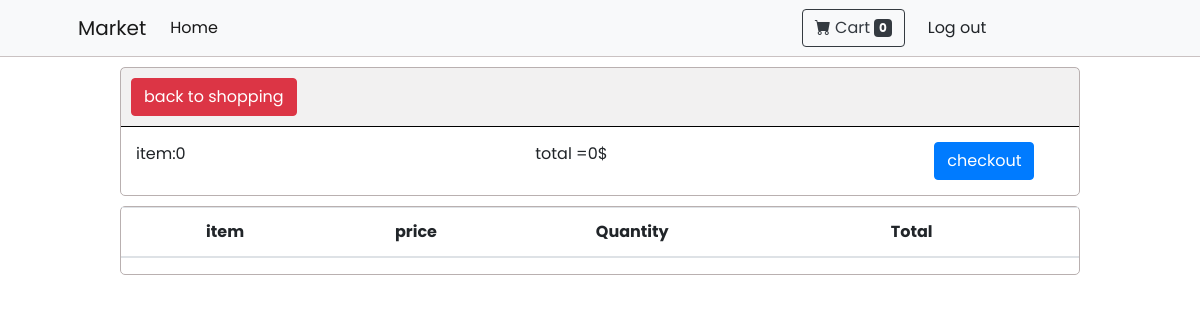
The page /cart/ (signed in) on the database as committed earlier.
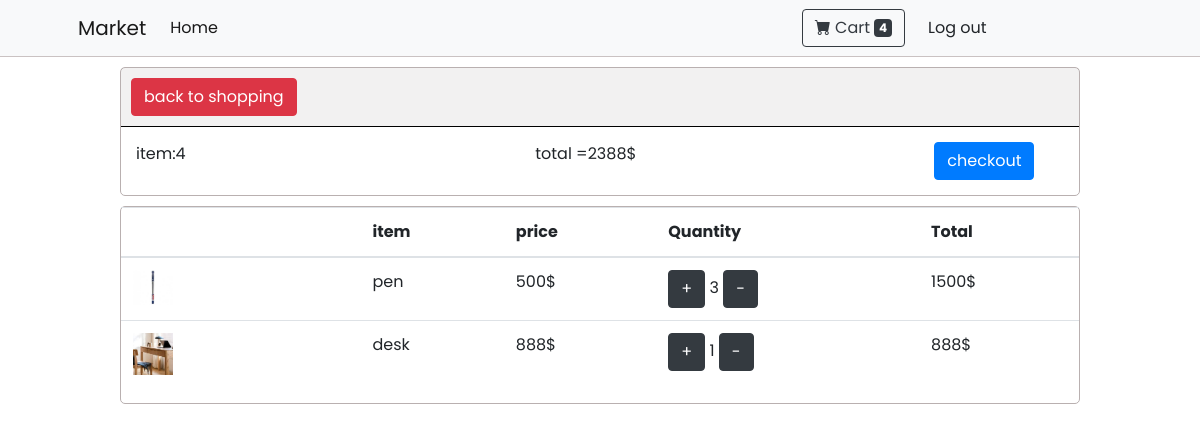
The same page on the database as committed later.
### market/models.py (models this page shows, shortened)
class Cart(models.Model):
    customer=models.OneToOneField(Customer, null=True,blank=True, on_delete=models.CASCADE)
    date_order=models.DateTimeField(auto_now_add=True)
    complete=models.BooleanField(default=False, null=True)
    @property
    def get_total_cart(self):
        orderitems=self.orderitem_set.all()
        total=sum([item.get_total for item in orderitems])
        return total
    def get_item_cart(self):
        orderitems=self.orderitem_set.all()
        total=sum([item.quantity for item in orderitems])
        return total

class OrderItem(models.Model):
    item=models.ForeignKey(Item, null=True, blank=True, on_delete=models.SET_NULL)
    order=models.ForeignKey(Cart,null=True,blank=True,on_delete=models.SET_NULL )
    quantity=models.IntegerField(default=0,null=True,blank=True)
    dateAdded=models.DateTimeField(auto_now_add=True)
    @property
    def get_total(self):
        total=int(self.item.price)*int(self.quantity)
        return total

class Item(models.Model):
    image=models.ImageField(null=True, blank=True)
    name=models.CharField(max_length=100)
    information=models.CharField(max_length=200)
    count=models.IntegerField(null=True, blank=True)
    price=models.IntegerField(null=True, blank=True)

### market/views.py (the view)
# urls.py: path('cart/',cartView,name='cart'),
def cartView(request):
    if request.user.is_authenticated:
       customerr=request.user.customer
       orderr,created=Cart.objects.get_or_create(customer=customerr,complete=False)
       items=orderr.orderitem_set.all()
    else:
       items=[]
       orderr={'get_total_cart':0,'get_item_cart':0}
    context={}
    context={'items':items,'orderr':orderr}
    return render(request,'cart.html',context)

### market/templates/cart.html
{% extends 'base.html' %}
{% block content %}
    <div class="cart-box">
        <div class="back-button">
            <a href="{% url 'home'%}" class='btn btn-danger'>back to shopping</a>
        </div>
        <div class="cart-total">
            <div class="row">
                <div class="col-sm">
                    item:{{orderr.get_item_cart}}
                </div>
                <div class="col-sm">
                    total ={{orderr.get_total_cart}}$
                </div>
                <div class="col-2">
                    <div class="checkout-button">
                        <a href='#' class="btn btn-primary">checkout</a>
                    </div>
                </div>
            </div>
        </div>
    </div>
    <div class="cart-box">
        <table class="table table-image">
            <thead>
              <tr>
                <th scope="col"></th>
                <th scope="col">item</th>
                <th scope="col">price</th>
                <th scope="col">Quantity</th>
                <th scope="col">Total</th>
              </tr>
            </thead>
            <tbody>
            {% for item in items %}
              <tr>
                <td class="w-25">
                <img style='width:40px;' src="{{item.item.image.url}}">
                </td>
                <td>{{ item.item.name}}</td>
                <td>{{ item.item.price}}$</td>
              <td> <a  href="{% url 'add-item' item.item.id %}"  type="button" class="btn btn-dark">+</a> <span id='total-item'> {{item.quantity}} </span><a  href="{% url 'del-item' item.id %}"  type="button" class="btn btn-dark">-</a></td>
                <td>{{item.get_total}}$</td>
              </tr>
            {% endfor %}
            </tbody>
      </table>
    </div>
{% endblock content %}

### market/templates/base.html (shortened to what this page needs)
<!DOCTYPE html>
{% load static %}
<html lang="en">
<head>
    <link href="https://cdn.jsdelivr.net/npm/bootstrap-icons@1.5.0/font/bootstrap-icons.css" rel="stylesheet" />
    <link rel="stylesheet" href="https://cdn.jsdelivr.net/npm/bootstrap@4.0.0/dist/css/bootstrap.min.css">
    <link rel="stylesheet" href="{% static 'css/style.css' %}">
</head>
<nav class="navbar navbar-expand-lg navbar-light bg-light">
  <div class="container px-4 px-lg-5">
    <a class="navbar-brand" href="{% url 'home' %}">Market</a>
      <div class="collapse navbar-collapse" id="navbarSupportedContent">
          <ul class="navbar-nav me-auto mb-2 mb-lg-0 ms-lg-4">
              <li class="nav-item"><a class="nav-link active" aria-current="page" href="#!">Home</a></li>
          </ul>
          <form class="nav-2">
              <a href='{% url "cart" %}' class="btn btn-outline-dark" type="submit">
                  <i class="bi-cart-fill me-1"></i>
                  Cart
                  <span class="badge bg-dark text-white ms-1 rounded-pill">{{orderr.get_item_cart}}</span>
              </a>
          </form>
          {% if user.is_authenticated %}
          <a class='btn btn-light' style='margin-left:10px;' href='{% url "logout" %}'>Log out</i></a>
          {% else %}
          <a class='btn btn-light' style='margin-left:10px;' href='{% url "login" %}'>Log in</i></a>
          {% endif %}
      </div>
  </div>
</nav>
  <body>
    {% block content %}
    {% endblock content %}
  </body>
</html>

Rows that differ between the two databases and show on the page:
computed for Cart: get_item_cart "0" → "4"; get_total_cart "0" → "2388"
added OrderItem: item.image (picture), item.name "pen", item.price "500", quantity "3", get_total "1500"
added OrderItem: item.image (picture), item.name "desk", item.price "888", quantity "1", get_total "888"
